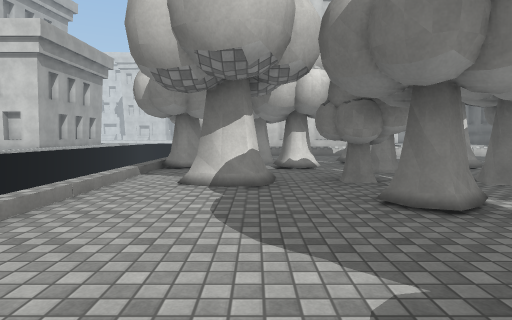
view 1 (above)

17 first-person views from a walk through a Unity game level. The camera is 1.3 m above the floor, tilts 4° down and sees 75° across. The floor is counted in squares, 2 m on a side. Each view is taken from the middle of a square. On the plan, view 1 faces up. The plan holds only what a view shows up to about 10 squares ahead; the rest is blank. The place goes on beyond the plan. The player character is not drawn. Some surface patterns are stand-ins.

view 2
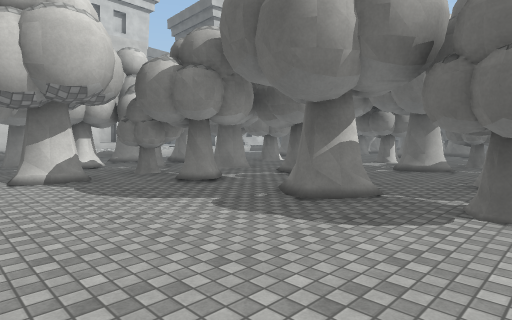

view 3
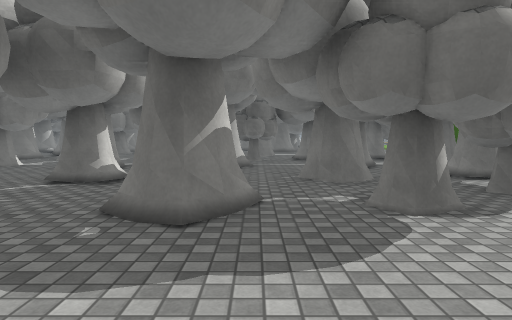

view 4
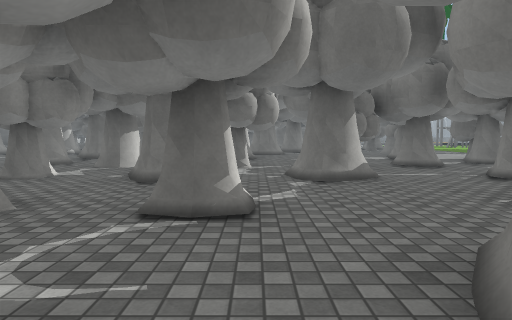

view 5
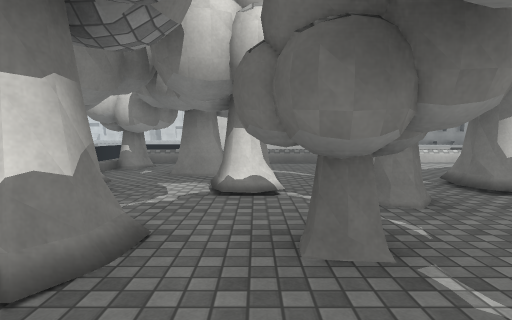

view 6
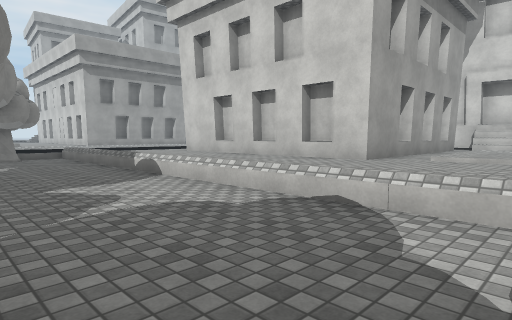

view 7
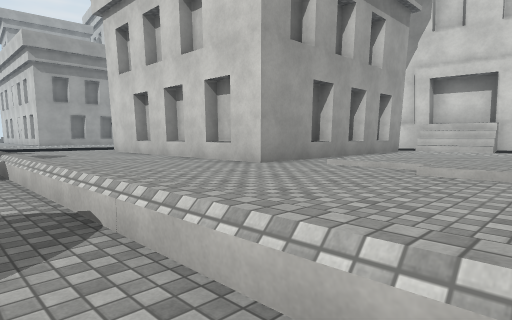

view 8
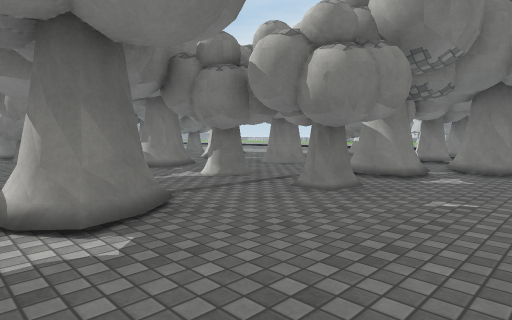

view 9
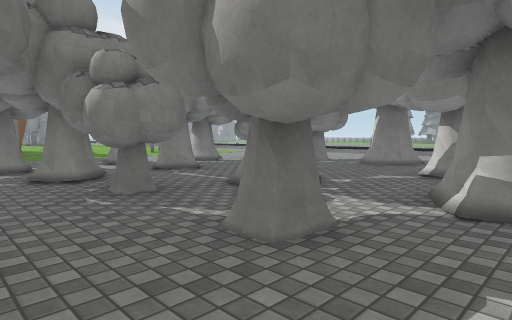

view 10
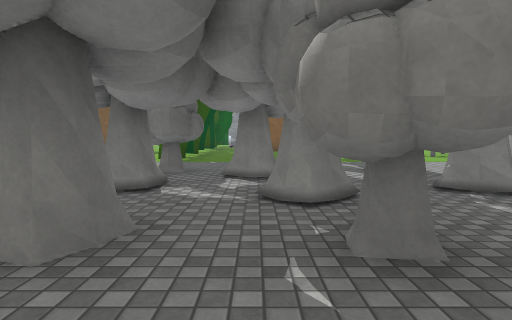

view 11
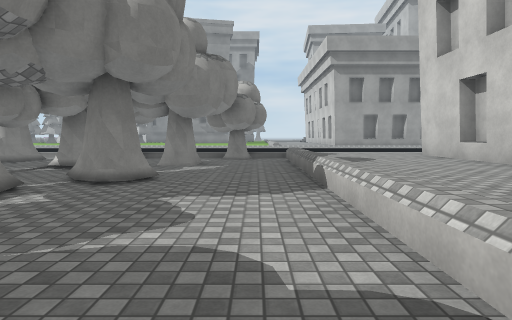

view 12
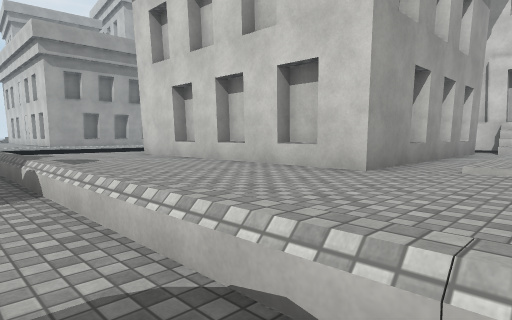

view 13
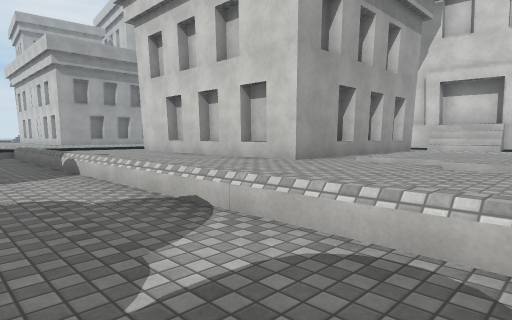

view 14
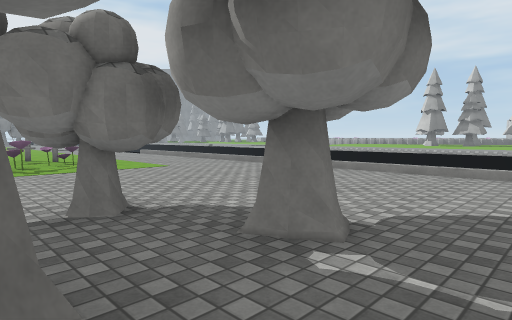

view 15
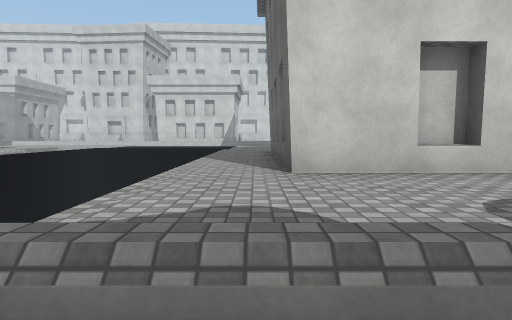

view 16
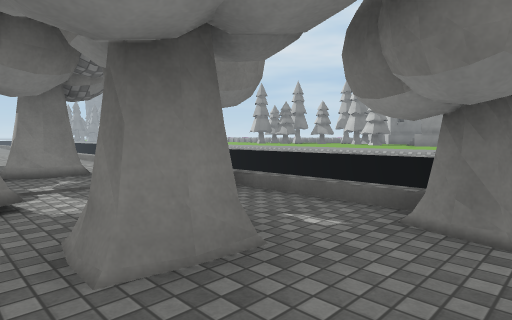

view 17
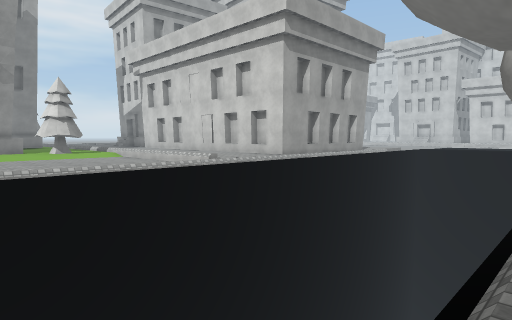

### Floor plan
Key: @ floor where view 1 was taken; # wall or solid block; x gap in a wall; . main floor; : floor 0.25 m higher than the main floor; + floor 0.5 m higher than the main floor; / step, stairs or slope; ^ raised ledge; v drop or lower ground; O other object.
Columns run from 13 left of view 1 to 10 right of it. Each row starts with its distance up from view 1.
 23                    ###
 22                    ://
 21            ::#     #::
 20            ::#     ^//:
 19            ::#    ##/::
 18            ::#    ##/::
 17            ::#    #^/::
 16            ::#######//+
 15            :::::::::::/:
 14            :::::::::::::
 13            :::::::::::::
 12    /v      //+++++++++++
 11    /v      O............
 10    /v      O............
  9 .. /v      /.O.OO.......
  8 .. /v      /....O#.O....
  7 .. /v      OO.OOO#.O..O.
  6            /....#..O....
  5            //#OO.O.x.OO
  4            /.......OO...
  3            /...O.O.O.#..
  2            /.....O...O..
  1            /...O...OO...
  0            /.@.O...O.OOO
 -1            /...O.O...OO
 -2            /...O#..O.OOO
 -3            /....O.....OO
 -4            /.....OOOO.OO
 -5             .....   ..

Positions as (right, up) in squares from view 1, and headings:
1: (0, 0), facing up
2: (-2, -2), facing up-right
3: (-1, 0), facing right
4: (1, 2), facing right
5: (1, 3), facing up
6: (9, 9), facing up-left
7: (10, 11), facing up-left
8: (10, 10), facing down-left
9: (10, 4), facing down-left
10: (9, 2), facing down
11: (8, 11), facing left
12: (8, 11), facing up-left
13: (10, 10), facing up-left
14: (4, 0), facing down-left
15: (-1, 11), facing up
16: (1, 11), facing down-left
17: (-2, 6), facing up-left
